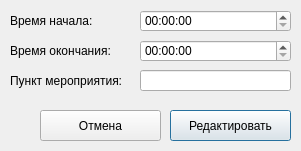
<?xml version="1.0" encoding="UTF-8"?>
<ui version="4.0">
 <class>EditPlanWindow</class>
 <widget class="QDialog" name="EditPlanWindow">
  <property name="geometry">
   <rect>
    <x>0</x>
    <y>0</y>
    <width>301</width>
    <height>151</height>
   </rect>
  </property>
  <property name="windowTitle">
   <string>Dialog</string>
  </property>
  <widget class="QLabel" name="label_6">
   <property name="geometry">
    <rect>
     <x>10</x>
     <y>10</y>
     <width>131</width>
     <height>21</height>
    </rect>
   </property>
   <property name="text">
    <string>Время начала:</string>
   </property>
  </widget>
  <widget class="QPushButton" name="pushButton">
   <property name="geometry">
    <rect>
     <x>170</x>
     <y>110</y>
     <width>121</width>
     <height>31</height>
    </rect>
   </property>
   <property name="cursor">
    <cursorShape>PointingHandCursor</cursorShape>
   </property>
   <property name="text">
    <string>Редактировать</string>
   </property>
  </widget>
  <widget class="QTimeEdit" name="timeEdit">
   <property name="geometry">
    <rect>
     <x>140</x>
     <y>10</y>
     <width>151</width>
     <height>22</height>
    </rect>
   </property>
  </widget>
  <widget class="QTimeEdit" name="timeEdit_2">
   <property name="geometry">
    <rect>
     <x>140</x>
     <y>40</y>
     <width>151</width>
     <height>22</height>
    </rect>
   </property>
  </widget>
  <widget class="QLineEdit" name="lineEdit">
   <property name="geometry">
    <rect>
     <x>140</x>
     <y>70</y>
     <width>151</width>
     <height>21</height>
    </rect>
   </property>
  </widget>
  <widget class="QPushButton" name="pushButton_2">
   <property name="geometry">
    <rect>
     <x>40</x>
     <y>110</y>
     <width>121</width>
     <height>31</height>
    </rect>
   </property>
   <property name="cursor">
    <cursorShape>PointingHandCursor</cursorShape>
   </property>
   <property name="text">
    <string>Отмена</string>
   </property>
  </widget>
  <widget class="QLabel" name="label">
   <property name="geometry">
    <rect>
     <x>10</x>
     <y>70</y>
     <width>131</width>
     <height>21</height>
    </rect>
   </property>
   <property name="text">
    <string>Пункт мероприятия:</string>
   </property>
  </widget>
  <widget class="QLabel" name="label_7">
   <property name="geometry">
    <rect>
     <x>10</x>
     <y>40</y>
     <width>131</width>
     <height>21</height>
    </rect>
   </property>
   <property name="text">
    <string>Время окончания:</string>
   </property>
  </widget>
 </widget>
 <resources/>
 <connections/>
</ui>
